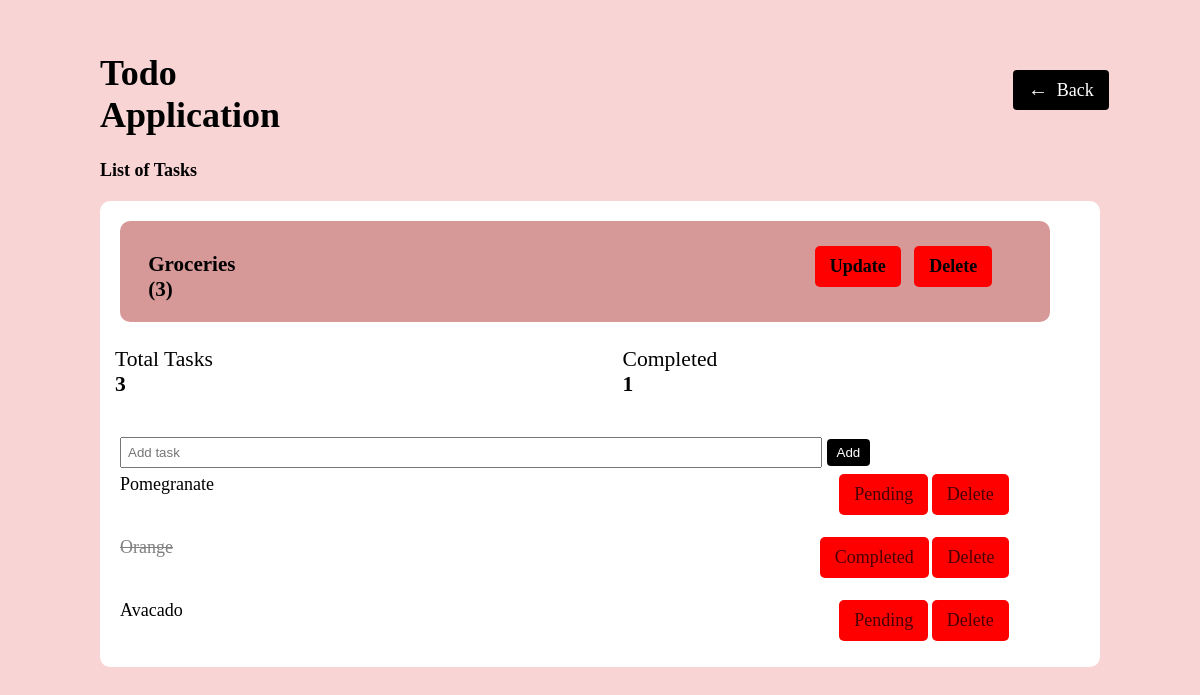
/viewlist/2, run on the app's committed database.
### tables this page shows
CREATE TABLE lists (
            id INTEGER PRIMARY KEY AUTOINCREMENT,
            name TEXT NOT NULL
        );

CREATE TABLE tasks (
            id INTEGER PRIMARY KEY AUTOINCREMENT,
            list_id INTEGER,
            task TEXT NOT NULL,
            status TEXT NOT NULL,
            FOREIGN KEY (list_id) REFERENCES lists(id)
        );

### app.py (the view)
@app.route('/viewlist/<list_id>')
def viewlist(list_id):
    db = get_db()
    com = db.cursor()
    com.execute("SELECT * FROM lists WHERE id = ?", (list_id,))
    lists = com.fetchall()
    list_data = []
    total_tasks = 0
    completed_tasks = 0
    com.execute(
        "SELECT * FROM tasks WHERE list_id = ?", (list_id,)
    )
    tasks = com.fetchall()
    total_tasks = total_tasks + len(tasks)
    completed_tasks = completed_tasks + len([t for t in tasks if t[3] == "Completed"])
    list_data.append({
        "id": list_id,
        "name": lists[0][1],
        "tasks": tasks,
        "task_count": len(tasks)
    })
    db.close()
    return render_template(
        "viewlist.html",
        lists=list_data,
        lists_count=len(lists),
        total_tasks=total_tasks,
        completed_tasks=completed_tasks
    )

### app.py (called while the page is built)
def get_db():
    return sqlite3.connect(DB_NAME)

### templates/viewlist.html (shortened to what this page needs)
<!DOCTYPE html>
<html>
<head>
  <link rel="stylesheet" href="/static/viewlist.css">
</head>
<body>
  <div class="container">
    <div class="container_button">
      <div>
      <h1>Todo Application
      <h4 class="subtitle">List of Tasks</h4>
      </h1>
      </div>
      <div class="backdiv">
      <a href="/index" class="backbutton"><span style='font-size:20px;'>&#8592;</span>Back </a>
        </div>
    </div>
    <div class="lists">
      {% for list in lists %}
      <div class="list">
        <div class="list_button">
          <h3><span id="name{{ list.id }}" contenteditable="false">
              {{ list.name }}
            </span>
            ({{ list.task_count }})</h3>
          <div class="container_2">
            <a type="button" id="btn{{ list.id }}" onclick="editList('{{ list.id }}')" class="btn" style="color: black;">
              <b>Update</b>
            </a>
            <a href="/delete_list/{{ list.id }}" class="btn topdelete" style="color: black;"
              onclick="return confirm('Delete this list and all its tasks?')">
              Delete
            </a>
          </div>
        </div>
        <div class="status">
          <div class="card">Total Tasks<br><b>{{ total_tasks }}</b></div>
          <div class="card">Completed<br><b>{{ completed_tasks }}</b></div>
        </div>
        <form action="/add_task/{{ list.id }}" method="POST">
          <input type="text" name="task" placeholder="Add task" required>
          <button class="button">Add</button>
        </form>
        {% for task in list.tasks %}
        <div class="task">
          <span class="{% if task[3]=='Completed' %}done{% endif %}">
            {{ task[2] }}
          </span>
          <span class="buttons">
            {% if task[3] != 'Completed' %}
            <a href="/complete/{{ task[0] }}/{{ list.id }}" class="btn">Pending</a>
            {% elif task[3] == 'Completed' %}
            <a href="/completed/{{ task[0] }}/{{ list.id }}" class="btn">Completed</a>
            {% endif %}
            <a href="/delete/{{ task[0] }}/{{ list.id }}" class="btn">Delete</a>
          </span>
        </div>
        {% endfor %}
      </div>
      {% endfor %}
    </div>
  </div>
</body>
</html>

### static/viewlist.css (style rules this page uses)
body { background-color: rgb(249, 212, 212); }
form { margin-left: 2%; }
.container { max-width: 1000px; margin: auto; padding: 20px; font-size: large; }
h1 { margin-bottom: 5px; }
.subtitle { color: black; margin-bottom: 20px; }
.status { display: grid; grid-template-columns: repeat(auto-fit, minmax(180px, 1fr)); gap: 15px; margin-bottom: 25px; }
.card { background: white; padding: 15px; border-radius: 8px; font-size: larger; }
.lists { display: grid; grid-template-columns: repeat(auto-fit); gap: 20px; }
.list { padding-top: 2%; padding-bottom: 1%; background: white; border-radius: 10px; }
.list h3 { background-color: rgb(215, 152, 152); margin-left: 2%; margin-bottom: 10px; }
.list a { margin-left: 2%; margin-bottom: 10px; text-decoration: none; }
.task { display: flex; justify-content: space-between; padding: 6px 0; margin-left: 2%; }
span { margin-right: 10%; }
.done { text-decoration: line-through; color: gray; }
.button { padding: 6px 10px; border: none; background: black; color: white; border-radius: 4px; }
.list_button { padding: 1%; width: 910px; background-color: rgb(215, 152, 152); margin-left: 2%; margin-bottom: 10px; display: flex; border-radius: 10px; }
.container_2 { align-items: center; background-color: rgb(215, 152, 152); display: flex; gap: 10px; margin-left: 60%; }
.topdelete { background-color: #e63946; color: white; padding: 10px 16px; border-radius: 6px; text-decoration: none; font-weight: bold; }
.btn { padding: 10px 15px; background-color: red; color: rgb(72, 2, 2); border-radius: 5px; cursor: pointer }
input { padding: 6px; width: 70%; }
.backbutton { padding: 10px 15px; border: none; background: black; color: white; border-radius: 4px; height: 20%; text-decoration: none; }
.container_button { display: flex; }
.backdiv { margin-top: 5%; margin-left: 65%; }
.buttons { display: flex; }

### data on the page
lists: name "Groceries", task_count "3", total_tasks "3", completed_tasks "1"
tasks: task "Pomegranate"
tasks: task "Orange"
tasks: task "Avacado"
